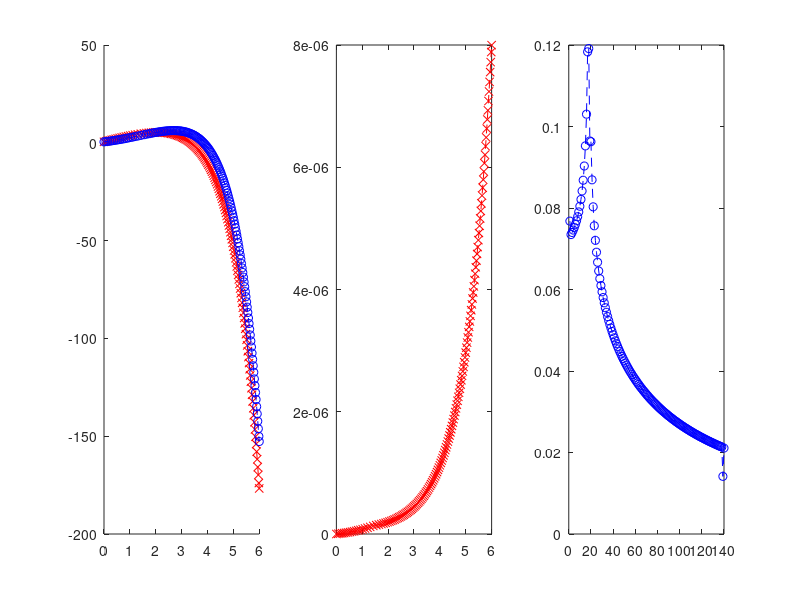

Here is the MATLAB script that generated this plot:
function rk45
epsilon = 10^(-7);
h = 0.5;
hh(1) = h;
t = 0;
w = 0.5;
tt(1) = t
ww(1) = w;
wer(1)=0;
i = 1;
ii(1) = 1;
fprintf('Step %d: t = %6.4f, w = %18.15f\n', i, t(1), w(1));
tmax = 6;
while t<tmax
h = min(h, tmax-t);
k1 = h*f(t,w);
k2 = h*f(t+h/4, w+k1/4);
k3 = h*f(t+3*h/8, w+3*k1/32+9*k2/32);
k4 = h*f(t+12*h/13, w+1932*k1/2197-7200*k2/2197+7296*k3/2197);
k5 = h*f(t+h, w+439*k1/216-8*k2+3680*k3/513-845*k4/4104);
k6 = h*f(t+h/2, w-8*k1/27+2*k2-3544*k3/2565+1859*k4/4104-11*k5/40);
w1 = w + 25*k1/216+1408*k3/2565+2197*k4/4104-k5/5;
w2 = w + 16*k1/135+6656*k3/12825+28561*k4/56430-9*k5/50+2*k6/55;
R = abs(w1-w2)/h;
delta = 0.84*(epsilon/R)^(1/4);
if R<=epsilon
t = t+h;
w = w1;
i = i+1;
ii(i) = i;
tt(i) = t;
ww(i)= w;
wer(i)= abs(-(1/2)*(exp(t)) + t^2 + 2*t + 1 - w);
hh(i-1) = tt(i)-tt(i-1);
%fprintf('Step %d: t = %6.4f, w = %18.15f\n', i, t, w);
fprintf('Step %d: t = %6.4f, w = %18.15f, ye = %18.15f\n', i, t, w, wer(i));
h = delta*h;
hh(i)=h;
else
h = delta*h;
end
end
subplot(1,3,1)
hold on
plot(tt, g(tt), 'r--x')
plot(tt,ww,'b--o')
hold off
subplot(1,3,2)
plot(tt,wer,'r--x')
subplot(1,3,3)
plot(ii,hh,'b--o')
%%%  ye = -(1/2)*(e^t) + t^2 + 2t + 1
%%%%%%%%%%%%%%%%%%
function v = f(t,y)
v = y-t^2+1;
%%%%%%%%%%%%%%%%%%
function y = g(t)
y = -0.5*exp(t) + t*2 + 2*t + 1;